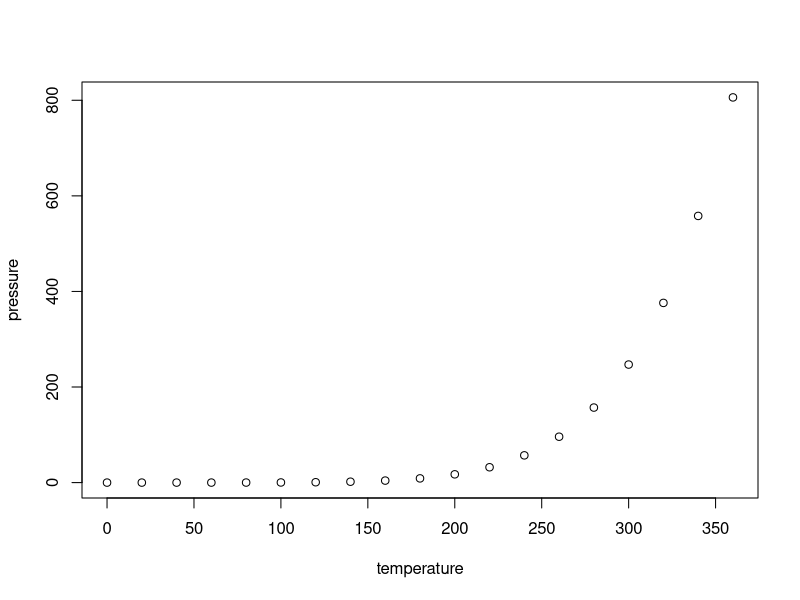
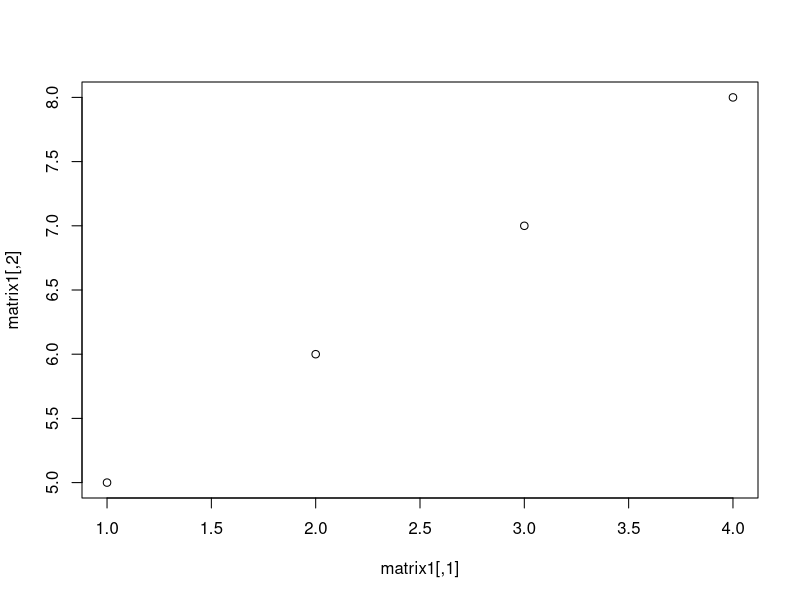

Source code (R) for these figures, in order:
## ---- chunk 1
knitr::opts_chunk$set(echo = TRUE)
## ---- chunk 2
summary(cars)
## ---- chunk 3
plot(pressure)
## ---- chunk 4
matrix1 <- matrix(c(1,2,3,4,5,6,7,8), nrow=4, ncol=2)
matrix2 <- matrix(c(8,7,6,5,4,3,2,1), nrow=2, ncol=4)
matrix3 <- matrix1*as.vector(matrix2)

plot(matrix1)
